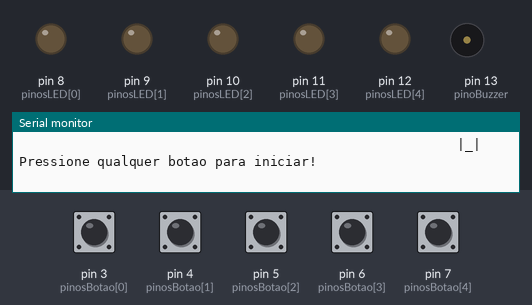
The sketch below on a simulated Arduino Uno, built with avr-gcc and run on an emulated ATmega328P. Shown: output pins drawn as LEDs (lit = HIGH), buzzer (waves = sounding), the last lines printed to the serial monitor. The test bench sets the inputs (shaded band); at power-on: pin 3 (pinosBotao[0]), pin 4 (pinosBotao[1]), pin 5 (pinosBotao[2]), pin 6 (pinosBotao[3]), pin 7 (pinosBotao[4]) LOW. Random numbers use the default seed unless the sketch sets one.

Above: at 1.7 s.
1.8 s: pin 3 (pinosBotao[0]) pulled HIGH for 0.15 s
At 2.2 s:
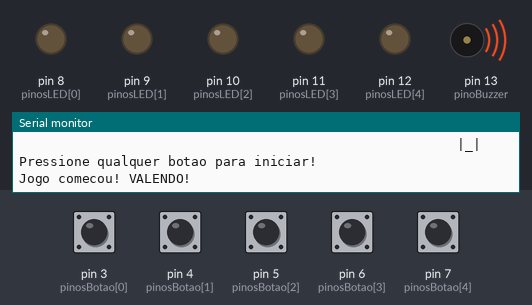
At 3.1 s:
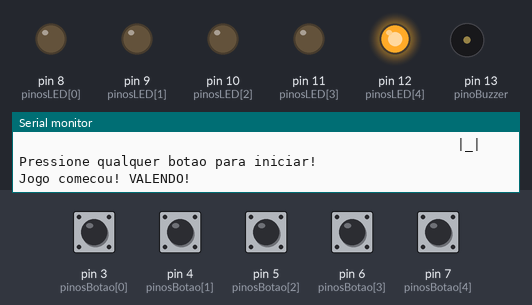
4.9 s: pin 7 (pinosBotao[4]) pulled HIGH for 0.15 s
At 6.0 s:
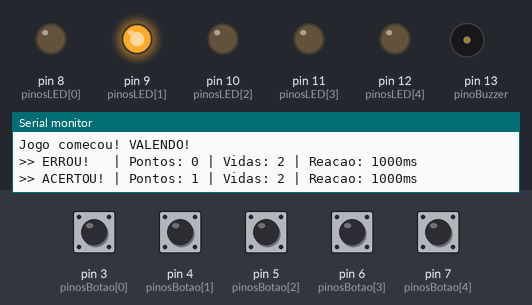
8.0 s: pin 3 (pinosBotao[0]) pulled HIGH for 1 s
12.0 s: pin 4 (pinosBotao[1]) pulled HIGH for 1 s
14.5 s: pin 5 (pinosBotao[2]) pulled HIGH for 0.15 s
At 15.6 s:
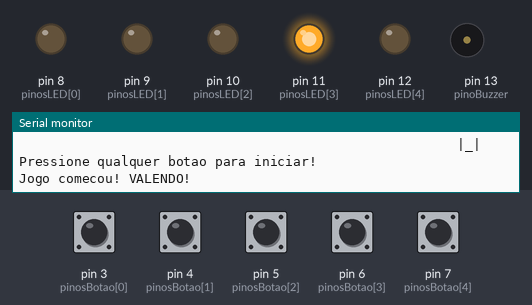
17.5 s: pin 7 (pinosBotao[4]) pulled HIGH for 1 s
Timing chart, 0 to 22.5 s (numbered marks = the images above; inputs shaded):
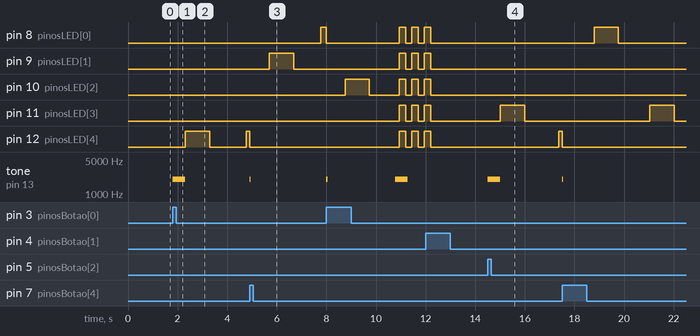

The sketch:

capivara.ino
```cpp
const byte pinosLED[] = { 8, 9, 10, 11, 12 };
const byte pinosBotao[] = { 3, 4, 5, 6, 7 };
const byte pinoBuzzer = 13;
const byte numCapivaras = 5;

const int TEMPO_REACAO_INICIAL = 1000;
const int TEMPO_REACAO_MINIMO = 200;
const int PONTOS_LIMITE_REDUCAO = 40;
const int MAX_DELAY_BASE = 1500;
const int REDUCAO_TOTAL = TEMPO_REACAO_INICIAL - TEMPO_REACAO_MINIMO;

int tempoCapivaraAcesa = TEMPO_REACAO_INICIAL;
byte vidas = 3;
int pontuacao = 0;
bool jogoRodando = false;

bool algumBotaoPressionado();
void piscarTodosLEDs();
void apagarTodosLEDs();
void imprimirTelaInicial();
void imprimirInicioDeJogo();
void imprimirFimDeJogo(int pontuacao);
void imprimirStatus(bool acertou, int pontuacao, byte vidas, int tempoReacao);
void limparConsole();

void setup() {
  Serial.begin(9600);

  pinMode(pinoBuzzer, OUTPUT);

  for (int i = 0; i < numCapivaras; i++) {
    pinMode(pinosLED[i], OUTPUT);
    pinMode(pinosBotao[i], INPUT);
    digitalWrite(pinosLED[i], LOW);
  }

  randomSeed(analogRead(A0));

  imprimirTelaInicial();
}

void loop() {

  if (!jogoRodando) {
    if (algumBotaoPressionado()) {
      jogoRodando = true;
      tone(pinoBuzzer, 2000, 500);
      imprimirInicioDeJogo();
      delay(500);
    }
    return;
  }

  if (vidas <= 0) {
    tone(pinoBuzzer, 2000, 500);
    imprimirFimDeJogo(pontuacao);

    while (!algumBotaoPressionado()) {
      piscarTodosLEDs();
    }

    vidas = 3;
    pontuacao = 0;
    tempoCapivaraAcesa = TEMPO_REACAO_INICIAL;
    jogoRodando = false;
    limparConsole();
    imprimirTelaInicial();
    apagarTodosLEDs();
    delay(1000);
    return;
  }

  long reducao = (long)pontuacao * REDUCAO_TOTAL / PONTOS_LIMITE_REDUCAO;
  tempoCapivaraAcesa = TEMPO_REACAO_INICIAL - reducao;
  if (tempoCapivaraAcesa < TEMPO_REACAO_MINIMO) {
    tempoCapivaraAcesa = TEMPO_REACAO_MINIMO;
  }

  int reducaoMaxDelay = pontuacao * 25;
  int maxDelay = MAX_DELAY_BASE - reducaoMaxDelay;
  if (maxDelay < 500) {
    maxDelay = 500;
  }


  byte capivaraSorteada = random(0, numCapivaras);

  digitalWrite(pinosLED[capivaraSorteada], HIGH);
  long tempoInicio = millis();
  bool acertou = false;

  while (millis() - tempoInicio < tempoCapivaraAcesa) {
    if (digitalRead(pinosBotao[capivaraSorteada]) == HIGH) {
      acertou = true;
      break;
    }
  }

  digitalWrite(pinosLED[capivaraSorteada], LOW);

  if (acertou) {
    pontuacao++;
    tone(pinoBuzzer, 2000, 50);
    imprimirStatus(acertou, pontuacao, vidas, tempoCapivaraAcesa);
  } else {
    vidas--;
    imprimirStatus(acertou, pontuacao, vidas, tempoCapivaraAcesa);
  }

  delay(random(500, maxDelay + 1));
}

bool algumBotaoPressionado() {
  for (int i = 0; i < numCapivaras; i++) {
    if (digitalRead(pinosBotao[i]) == HIGH) {
      return true;
    }
  }
  return false;
}

void piscarTodosLEDs() {
  for (int i = 0; i < numCapivaras; i++) {
    digitalWrite(pinosLED[i], HIGH);
  }
  delay(250);
  for (int i = 0; i < numCapivaras; i++) {
    digitalWrite(pinosLED[i], LOW);
  }
  delay(250);
}

void apagarTodosLEDs() {
  for (int i = 0; i < numCapivaras; i++) {
    digitalWrite(pinosLED[i], LOW);
  }
}

void imprimirTelaInicial() {
  Serial.println(F("  _____  __       _             _              ____            _                          _ "));
  Serial.println(F(" |  ___|/_/_ _ __(_) __ _    __| | __ _ ___   / ___|__ _ _ __ (_)_   ____ _ _ __ __ _ ___| |"));
  Serial.println(F(" | |_ | | | | '__| |/ _` |  / _` |/ _` / __| | |   / _` | '_ \\| | \\ / / _` | '__/ _` / __| |"));
  Serial.println(F(" |  _|| |_| | |  | | (_| | | (_| | (_| \\__ \\ | |__| (_| | |_) | |\\ V / (_| | | | (_| \\__ \\_|"));
  Serial.println(F(" |_|   \\__,_|_|  |_|\\__,_|  \\__,_|\\__,_|___/  \\____\\__,_| .__/|_| \\_/ \\__,_|_|  \\__,_|___(_)"));
  Serial.println(F("                                                        |_|                                 "));
  Serial.println(F("Pressione qualquer botao para iniciar!"));
}

void imprimirInicioDeJogo() {
  Serial.println(F("Jogo comecou! VALENDO!"));
}

void imprimirFimDeJogo(int pontuacao) {
  Serial.println(F("\n###################################"));
  Serial.println(F("#          FIM DE JOGO            #"));
  Serial.println(F("###################################"));
  Serial.print(F("# Pontuacao Final: "));
  Serial.print(pontuacao);
  Serial.println(F("             #"));
  Serial.println(F("###################################"));
  Serial.println(F("Pressione qualquer botao para reiniciar."));
}

void imprimirStatus(bool acertou, int pontuacao, byte vidas, int tempoReacao) {
  if (acertou) {
    Serial.print(F(">> ACERTOU! | Pontos: "));
  } else {
    Serial.print(F(">> ERROU!   | Pontos: "));
  }
  Serial.print(pontuacao);
  Serial.print(F(" | Vidas: "));
  Serial.print(vidas);
  Serial.print(F(" | Reacao: "));
  Serial.print(tempoReacao);
  Serial.println(F("ms"));
}

void limparConsole() {
  for (int i = 0; i < 50; i++) {
    Serial.println();
  }
}
```

Measured:
- after the input at 1.8 s, pin 12 (pinosLED[4]): LOW → HIGH after 0.50 s, → LOW 1.0 s later, → HIGH 1.5 s later; tone on pin 13 (pinoBuzzer): silent → 2000 Hz at once, → silent 0.50 s later
- after the input at 4.9 s, pin 8 (pinosLED[0]): LOW → HIGH after 2.9 s; tone on pin 13 (pinoBuzzer): silent → 2000 Hz at once, → silent 0.05 s later
- after the input at 14.5 s, pin 11 (pinosLED[3]): LOW → HIGH after 0.50 s, → LOW 1.0 s later; pin 12 (pinosLED[4]): LOW → HIGH after 2.9 s; tone on pin 13 (pinoBuzzer): silent → 2000 Hz at once, → silent 0.50 s later
